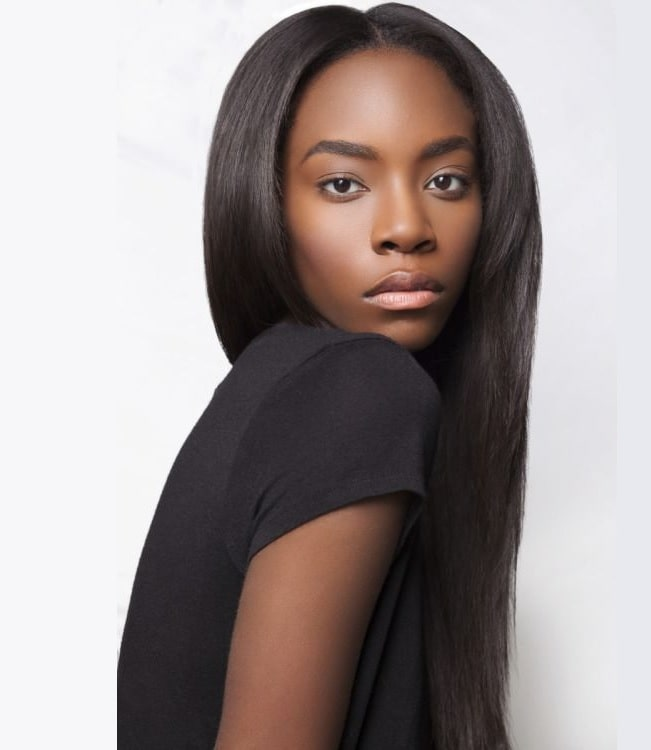
#> input picture imgs/sample0.jpg, 651 x 750 px; its folder holds only this picture in this run
$ python photoEditor.py
#> lines starting #> are read from the running program, lines starting #| are printed output that depends on the picture
from PIL import Image, ImageEnhance, ImageFilter
import os

path = './imgs'
pathout = '/editedImgs'

for filename in os.listdir(path):
   img = Image.open(f"{path}/{filename}")
#> img is the input picture: PIL image 651x750 RGB; mean R, G, B 156.7, 147.3, 146.4

   #shapening, Black and White

   edit = img.filter(ImageFilter.SHARPEN).convert('L') #.rotate(90)
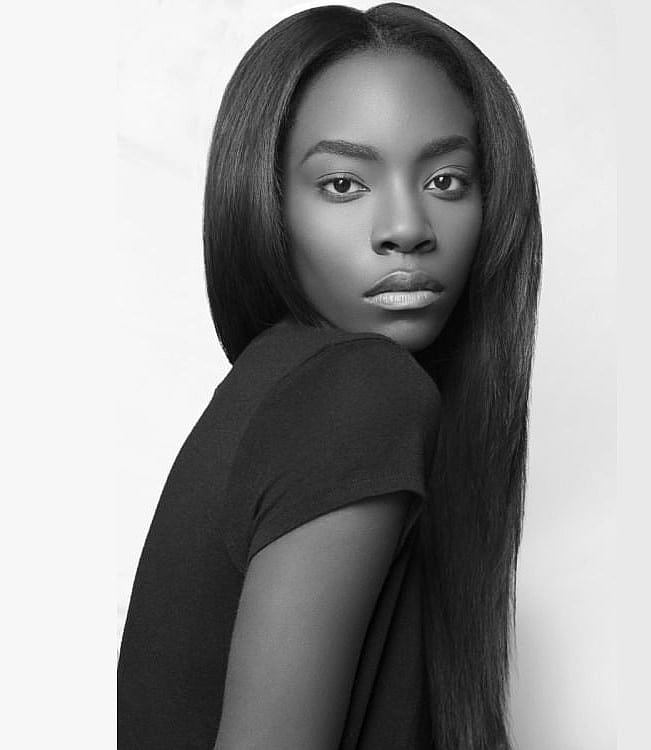
#> edit: PIL image 651x750 L; min 0, max 255, mean 149.9


   #contrast enhancement

   factor = 1.5
   enhancer = ImageEnhance.Contrast(edit)
   edit = enhancer.enhance(factor)
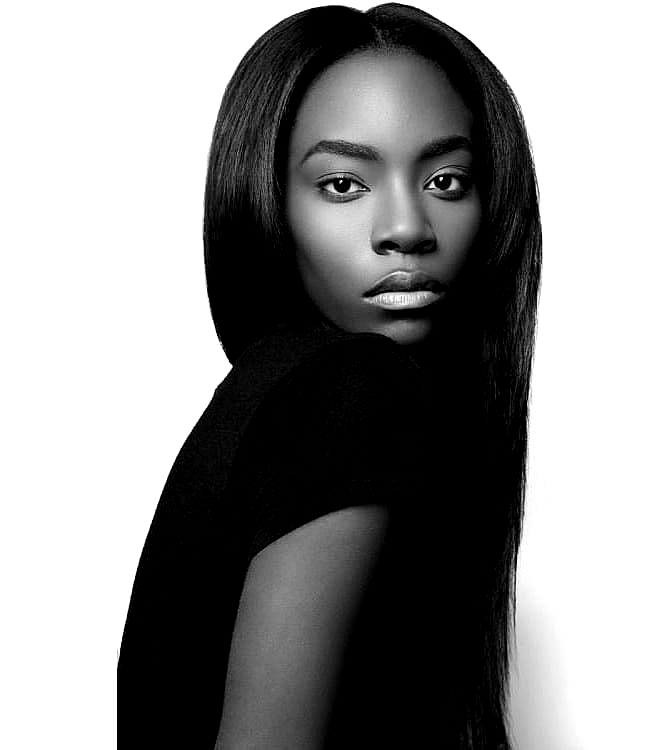
#> edit: PIL image 651x750 L; min 0, max 255, mean 141.8


   #resize image

   #for original image resize use this code =>  "edit = edit.resize((width, height))"


   #to create an additional resized image use code below =>

   sizes = [(300, 300)]
   for size in sizes:
      resized_edit = edit.copy()
      resized_edit.thumbnail(size)


   #ADD MORE EDITS FROM DOCUMENTATION https://pillow.readthedocs.com/en/stable/

   clean_name = os.path.splitext(filename)[0]

   edit.save(f".{pathout}/{clean_name}_edited.jpg")

   resized_edit.save(f".{pathout}/{clean_name}_edited_{size[0]}x{size[1]}.jpg")

$ run again, on imgs/sample1.jpg
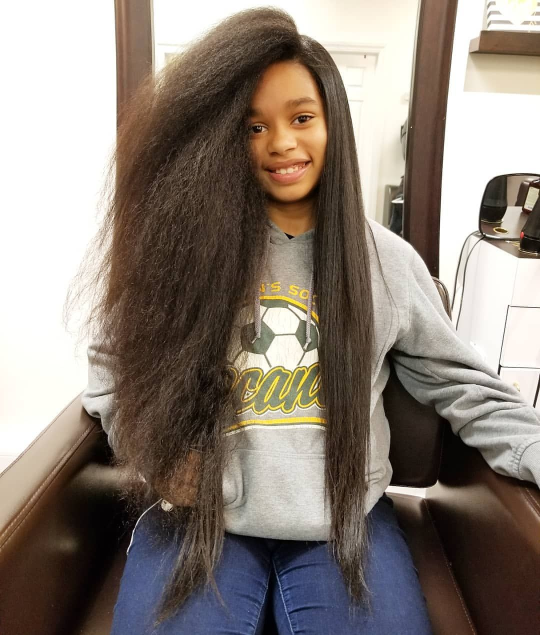
#> input picture imgs/sample1.jpg, 1080 x 1270 px (shown at 1/2 size)
#> img is the input picture: PIL image 1080x1270 RGB; mean R, G, B 139, 128.3, 119.5
#> `edit = img.filter(ImageFilter.SHARPEN).convert('L')`:
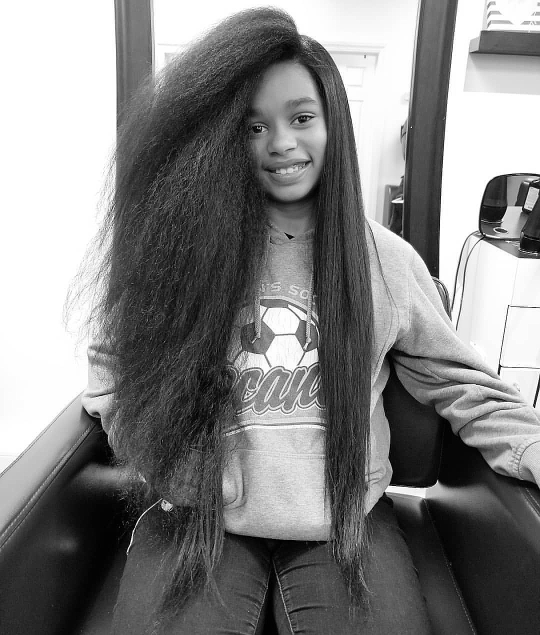
#> edit: PIL image 1080x1270 L (shown at 1/2 size); min 0, max 255, mean 130.5
#> after the loop `for size in sizes:`:
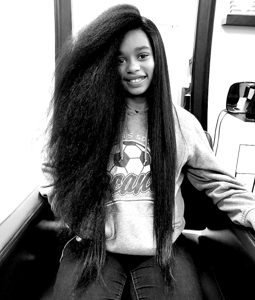
#> resized_edit: PIL image 255x300 L; min 0, max 255, mean 120.5

$ run again, on imgs/sample2.jpg
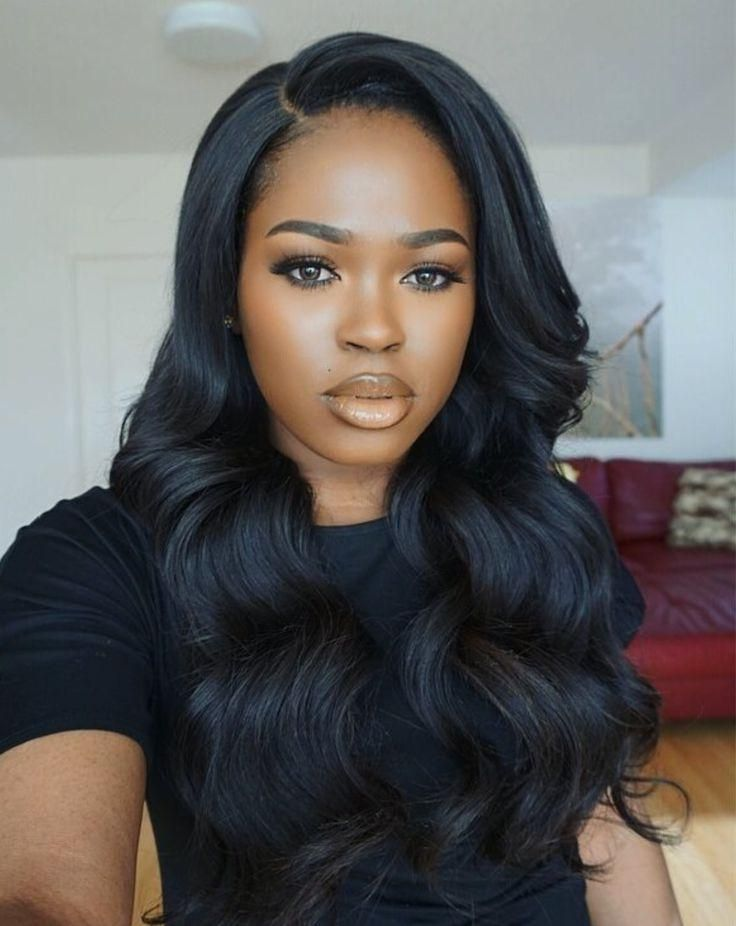
#> input picture imgs/sample2.jpg, 736 x 926 px
#> img is the input picture: PIL image 736x926 RGB; mean R, G, B 96.4, 93.5, 92.4
#> `edit = img.filter(ImageFilter.SHARPEN).convert('L')`:
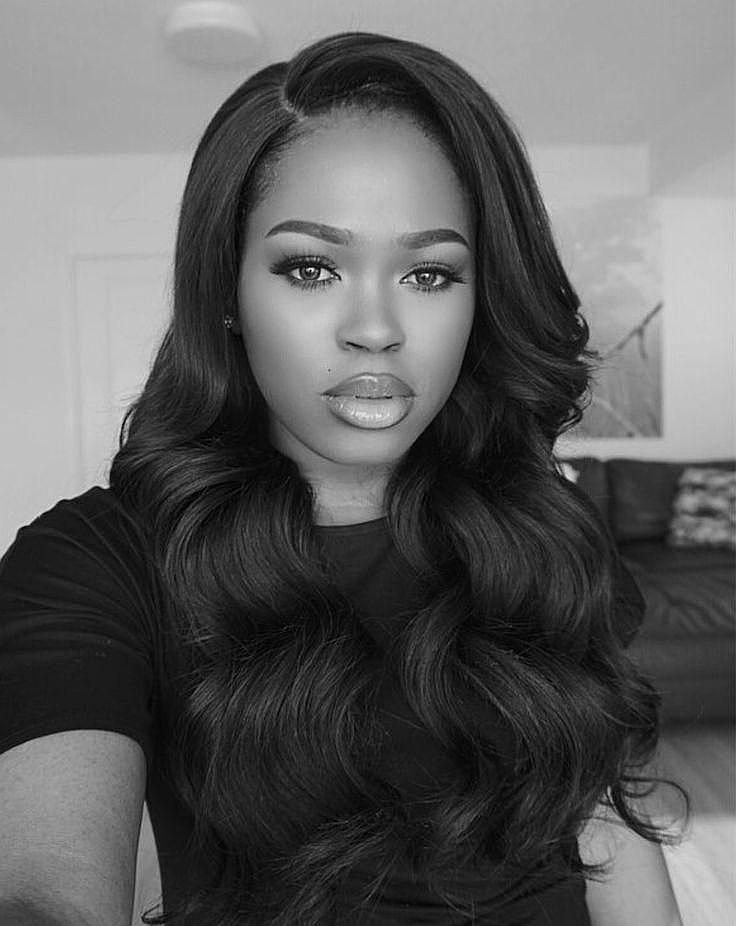
#> edit: PIL image 736x926 L; min 0, max 255, mean 94.3
#> `edit = enhancer.enhance(factor)`:
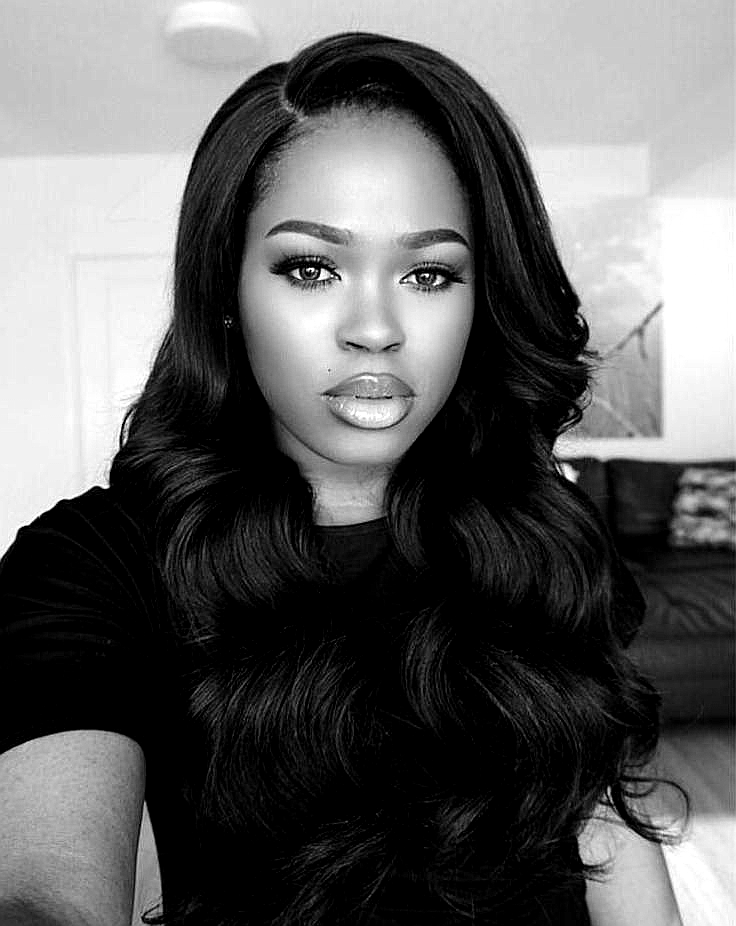
#> edit: PIL image 736x926 L; min 0, max 255, mean 97.8
